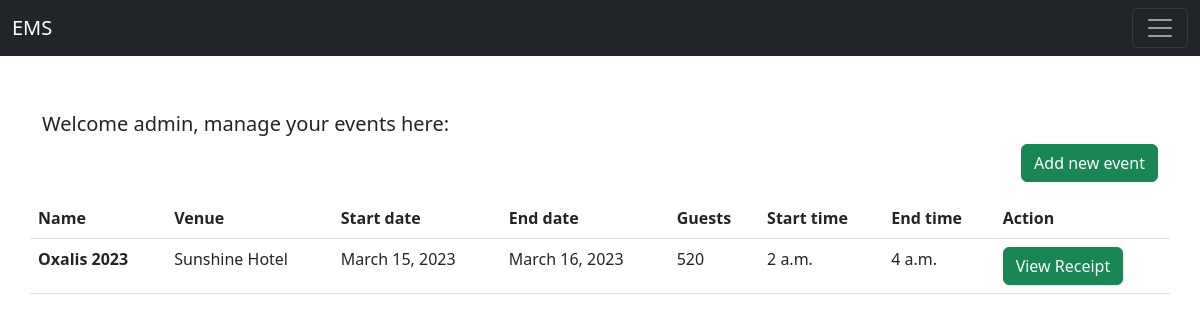
The app's page /eventCrud/ (signed in), older data.
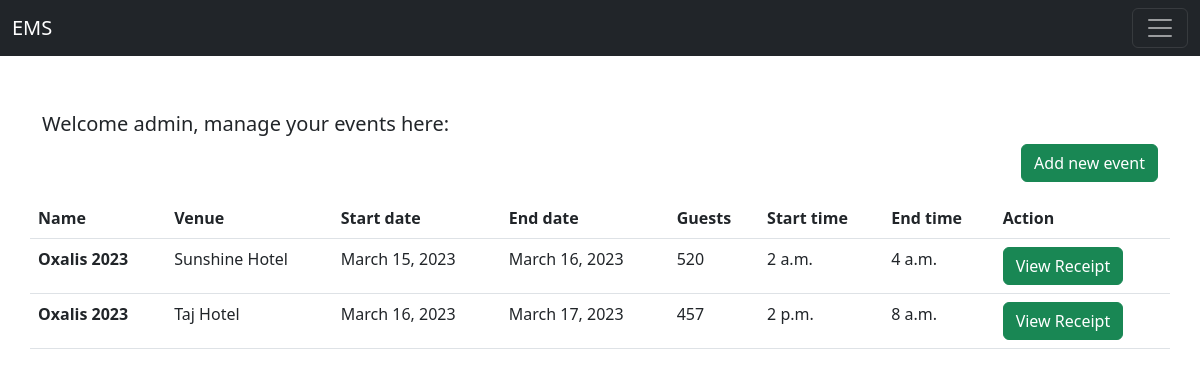
The same page, newer data.
### eventApp/models.py (models this page shows, shortened)
class CreatEvent(models.Model):
    typ = (
        ('WeddingAnniversary', 'Wedding Anniversary'),
        ('BirthDay Party','BirthDay Party'),
        ('Conference', 'Conference'),
        ('CelebrationParty','Celebration Party'),
    )
    name = models.CharField(max_length=200)
    desc = models.TextField(null=True, blank=True)
    startDate = models.DateField(auto_now_add=False, auto_now=False)
    endDate = models.DateField(auto_now=False, auto_now_add=False)
    startTime = models.TimeField(auto_now=False,auto_now_add=False,null=True, blank=True)
    endTime = models.TimeField(auto_now=False,auto_now_add=False,null=True, blank=True)
    venue = models.ForeignKey(Venues,on_delete=models.CASCADE, null=True, blank=True)
    TicketPrice = models.PositiveIntegerField(null=True, blank=True)
    slug = AutoSlugField(populate_from = 'name',unique=True,null=True,default=None)
    img = models.ImageField(upload_to='event/' ,null=True, blank=True)
    eveTyp = models.CharField(choices=typ,null=True,blank=True,max_length=50)
    eveManager = models.ForeignKey(UserAccount, on_delete=models.CASCADE  ,null=True,blank=True)
    nGuest = models.PositiveIntegerField(null=True,blank=True)
    tBkngPrice = models.PositiveBigIntegerField(null=True,blank=True)
    status = models.BooleanField(null=True,blank=True,default=False)
    payDone = models.BooleanField(null=True,blank=True,default=False)
    def getBro(self):
        return f'/payStatus/{self.slug}/'

class Venues(models.Model):
    typV = (
        ('WeddingAnniversary', 'Wedding Anniversary'),
        ('BirthDay Party','BirthDay Party'),
        ('Conference', 'Conference'),
        ('CelebrationParty','Celebration Party'),
    )
    name = models.CharField(max_length=200)
    desc = models.CharField(max_length=300)
    img = models.ImageField(upload_to='venues/', null=True, blank=True)
    cpcty = models.PositiveIntegerField()
    mincpcty = models.PositiveIntegerField(blank=True,null=True)
    bkngPrice = models.PositiveIntegerField()
    rating = models.IntegerField(null=True, blank= True)
    areaSpecs = models.CharField(max_length=200)
    city = models.ForeignKey(City,on_delete=models.CASCADE,null=True,blank=True)
    address = models.CharField(max_length=400)
    availabililty = models.BooleanField(default=True)
    speciality = models.CharField(max_length=100,null=True,blank=True,choices=typV)
    slug = AutoSlugField(populate_from = 'name',unique=True,null=True,default=None,blank=True)
    mobNo = models.CharField(max_length=15,null=True,blank=True)

### eventApp/views.py (the view)
# urls.py: path('eventCrud/',views.eventCrude,name='eventCrude'),
@login_required(login_url='/login/')
def eventCrude(request):
    events = CreatEvent.objects.filter(eveManager = request.user)
    context = {
        'eve' : events,
    }
    return render(request,'main/crud/eventCrud.html',context)

### eventApp/models.py (called while the page is built)
    def __str__(self):
        return self.name

### templates/main/crud/eventCrud.html (shortened to what this page needs)
{% extends 'index.html' %}
{% block content %}
    <div class="container mt-4">
        <div class="row">
            <h5><span>Welcome {{request.user}}, manage your events here: </span></h5>
            <span class="d-flex justify-content-end align-items-left"><a href="{% url 'places' %}"><button class="btn btn-success">Add new event</button></a></span>
            <table class="table mt-3">
                <thead>
                  <tr>
                    <th scope="col">Name</th>
                    <th scope="col">Venue</th>
                    <th scope="col">Start date</th>
                    <th scope="col">End date</th>
                    <th scope="col">Guests</th>
                    <th scope="col">Start time</th>
                    <th scope="col">End time</th>
                    <th scope="col">Action</th>
                  </tr>
                </thead>
                <tbody>
                    {% for x in eve %}
                        <tr>
                            <th scope="row">{{x.name}}</th>
                            <td>{{x.venue.name}}</td>
                            <td>{{x.startDate}}</td>
                            <td>{{x.endDate}}</td>
                            <td>{{x.nGuest}}</td>
                            <td>{{x.startTime}}</td>
                            <td>{{x.endTime}}</td>
                            <td>
                            {% if not x.status %}
                                <span>
                                    <button type="button" class="btn btn-danger" data-bs-toggle="modal" data-bs-target="#exampleModal{{forloop.counter}}">Delete</button>
                                </span>
                                <span>
                                    <a href="{{x.getEdit}}"><button type="button" class="btn btn-primary">Edit</button></a>
                                </span>
                                <span>
                                    <a href="{{x.cnfrmOrder}}"><button type="button" class="btn btn-primary">Confirm</button></a>
                                </span>
                            {% else %}
                                {% if x.payFor %}
                                    <a href="{{x.payCr}}"><span><button type="button" data-bs-toggle="modal" data-bs-target="#exampleModal2{{forloop.counter}}" class="btn btn-success">Pay</button></span></a>
                                {% else %}
                                    <a href="{{x.getBro}}"><span><button type="button" class="btn btn-success">View Receipt</button></span></a>
                                {% endif %}
                            {% endif %}
                            </td>
                        </tr>
                  {% endfor %}
                </tbody>
              </table>
              {% for x in eve %}
                    </div>
            {% endfor %}
        </div>
{% endblock %}

Row changes from the older to the newer data that the page shows:
added CreatEvent: name "Oxalis 2023", venue.name "Taj Hotel", startDate "March 16, 2023", endDate "March 17, 2023", nGuest "457", startTime "2 p.m.", endTime "8 a.m."
